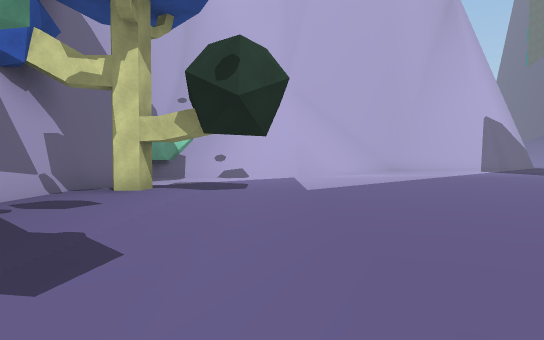
view 1 (above)

19 first-person views from a walk through a Unity game level. The camera is 1.4 m above the floor, tilts 2° down and sees 70° across. The floor is counted in squares, 2.48 m on a side. Each view is taken from the middle of a square. On the plan, view 1 faces up. The plan holds only what a view shows up to about 10 squares ahead; the rest is blank. The place goes on beyond the plan. The player is left out. Some animated figures are not drawn.

view 2
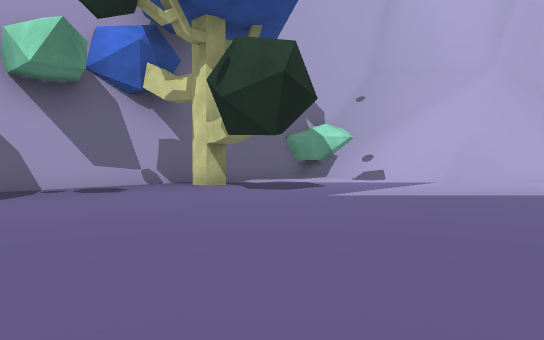

view 3
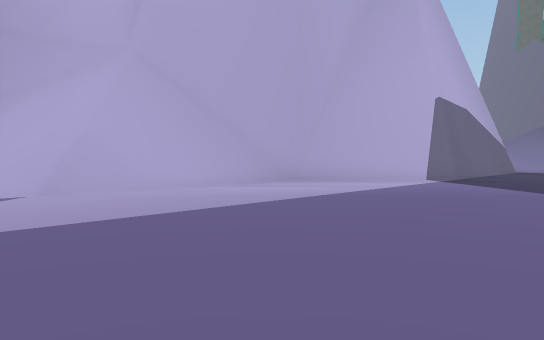

view 4
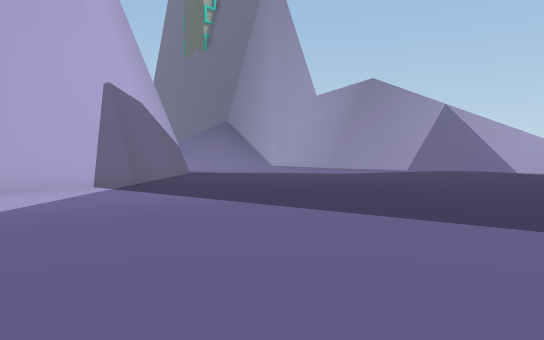

view 5
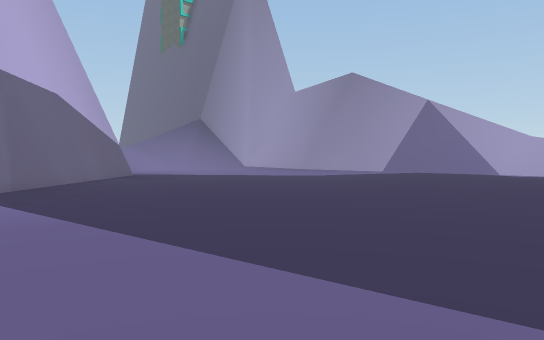

view 6
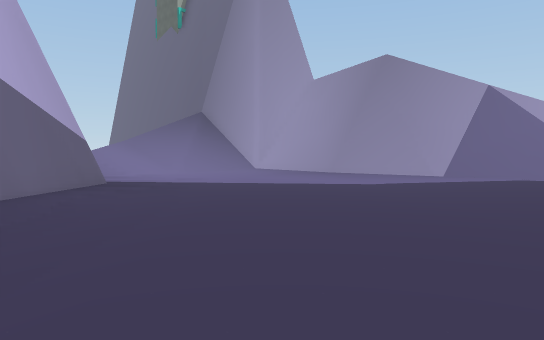

view 7
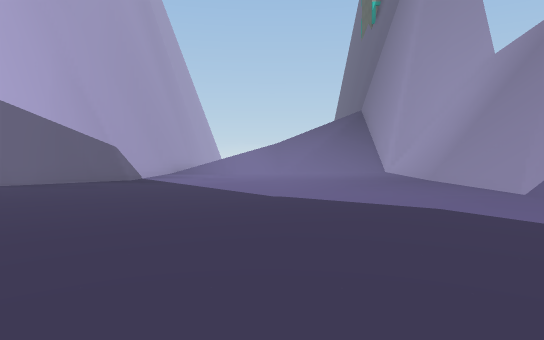

view 8
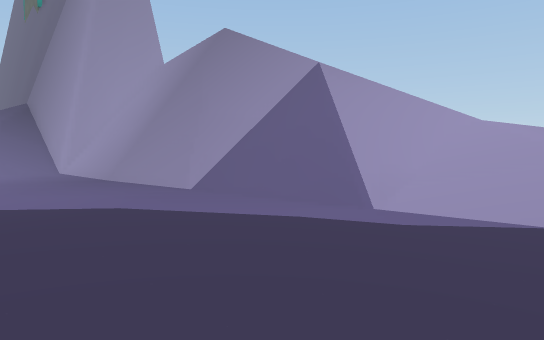

view 9
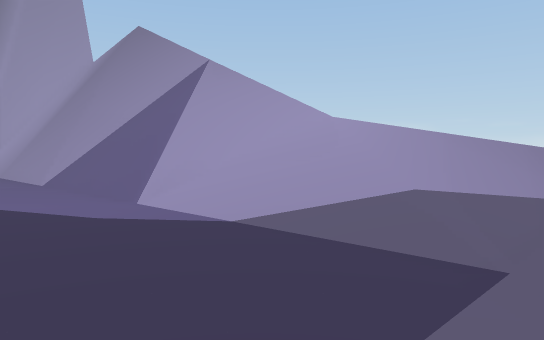

view 10
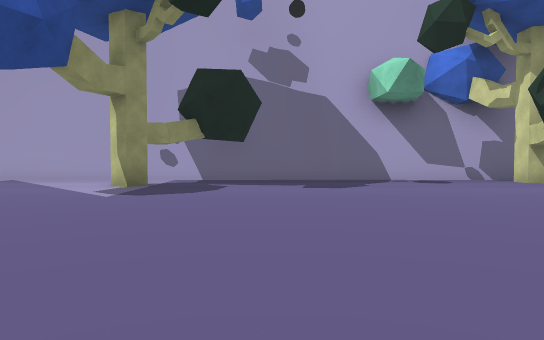

view 11
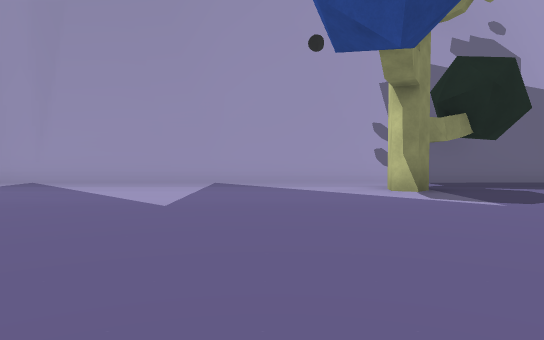

view 12
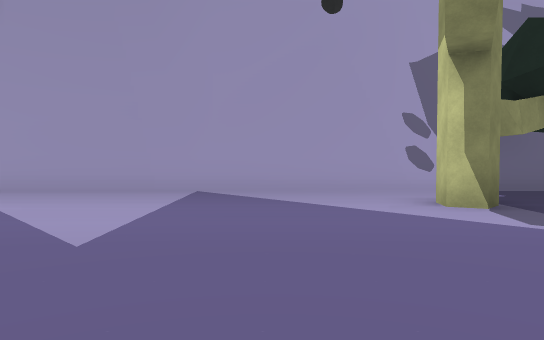

view 13
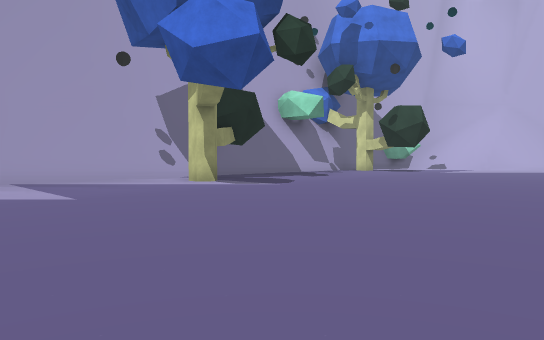

view 14
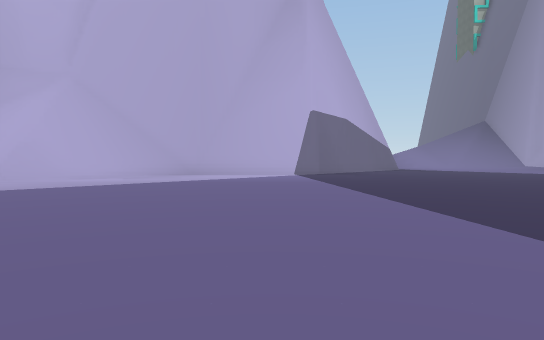

view 15
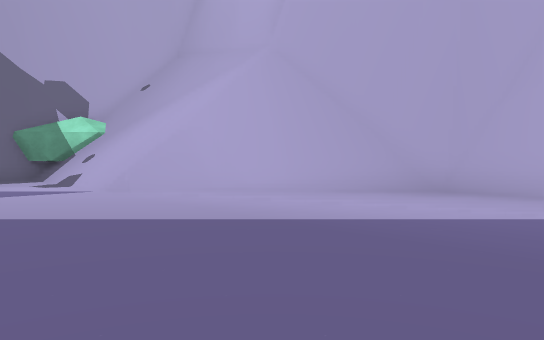

view 16
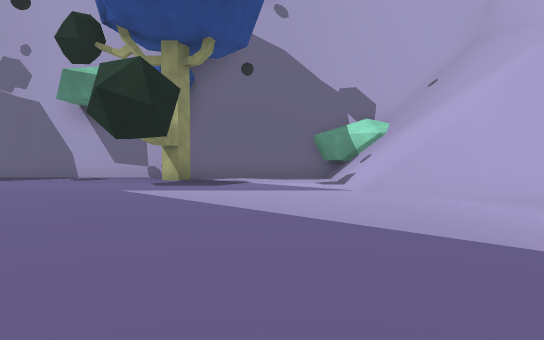

view 17
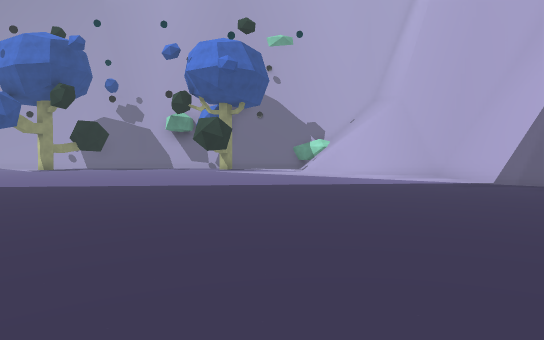

view 18
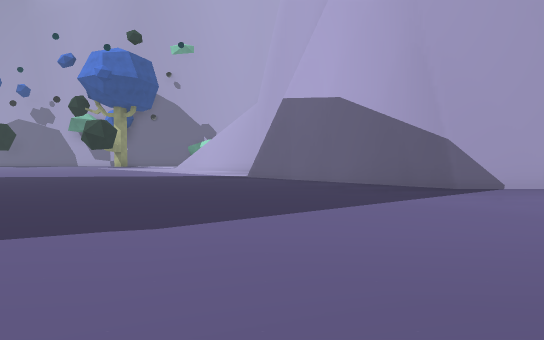

view 19
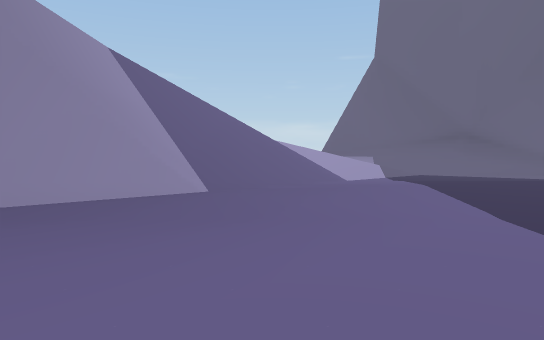

### Floor plan
Key: @ floor where view 1 was taken; # wall or solid block; . main floor; : floor 0.25 m higher than the main floor; + floor 0.5 m higher than the main floor; / step, stairs or slope; = window, fence, low wall or low ledge; v drop or lower ground.
Columns run from 4 left of view 1 to 23 right of it. Each row starts with its distance up from view 1.
 18                ##.......###
 17               ##........###/
 16              ##.........##//
 15  #############..........////
 14  ////vv##...............////
 13  ////v##.............::.////
 12 #////##.............:::.////
 11 #////=.............::+:.////
 10 #.................::+::..///
  9 #.................::::...///
  8 #.................:::....///
  7 #.#................. ....///
  6 #.................    ..//
  5 #................
  4 #..............
  3 #.............
  2 #......... .
  1 #..........
  0 #...@.....
 -1 #.........
 -2 #.........
 -3 #.........
 -4 #..........
 -5 #..........
 -6 #..........
 -7 #..... ....
 -8 #....

Positions as (right, up) in squares from view 1, and headings:
1: (0, 0), facing up
2: (4, 2), facing up-left
3: (4, 5), facing up
4: (5, 7), facing up-right
5: (7, 7), facing up-right
6: (9, 10), facing up-right
7: (16, 8), facing up
8: (16, 8), facing up-right
9: (18, 6), facing up-right
10: (6, 1), facing left
11: (5, -4), facing left
12: (3, -4), facing left
13: (6, -7), facing up-left
14: (7, 2), facing up
15: (7, 8), facing up-left
16: (7, 9), facing left
17: (17, 9), facing left
18: (19, 15), facing left
19: (15, 18), facing down-right
